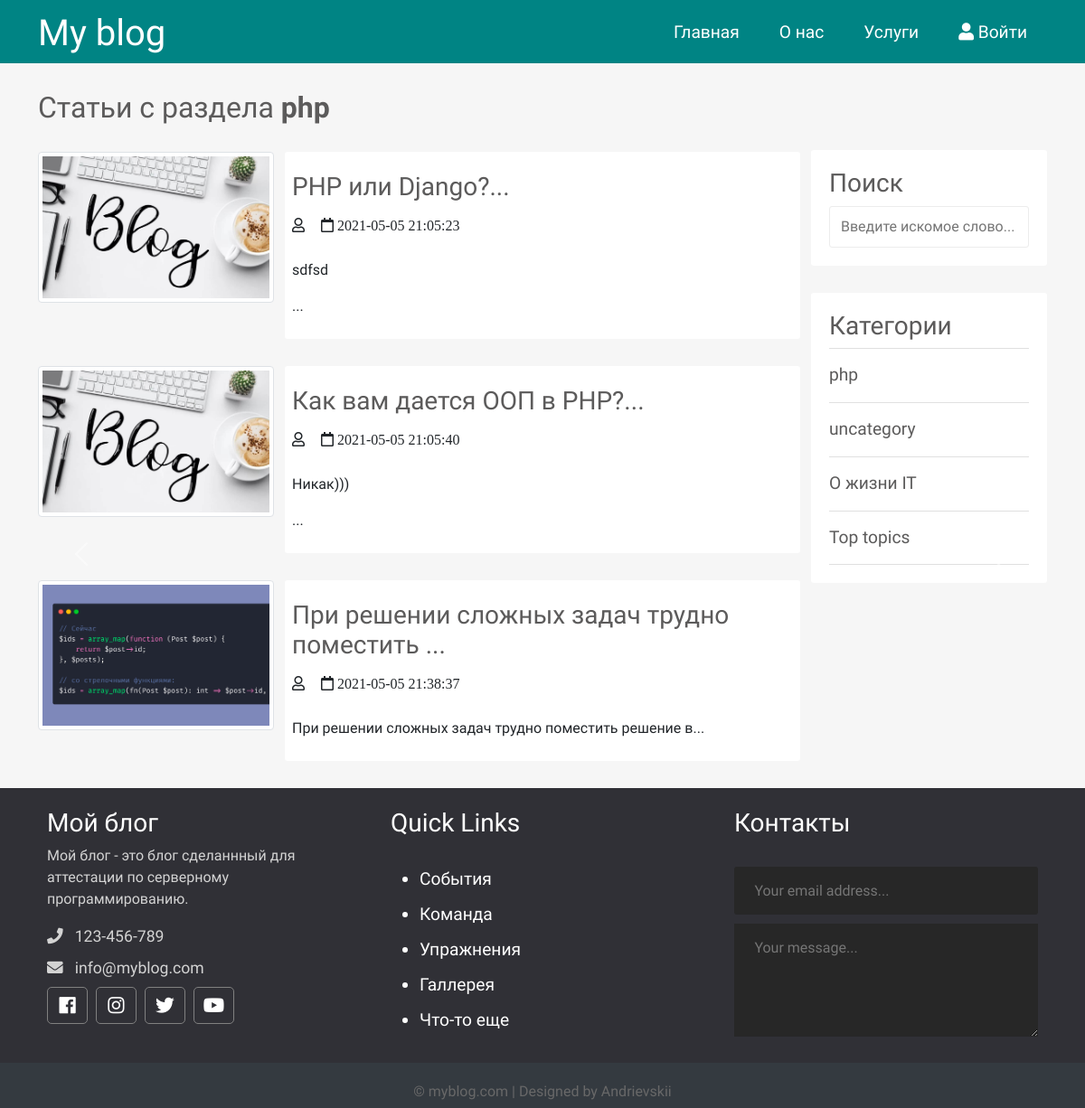
Screenshot of /category.php?id=15 with the database file from the repository.
### tables this page shows
CREATE TABLE `topics` (
  `id` int(12) NOT NULL,
  `name` varchar(121) NOT NULL,
  `description` text NOT NULL
);

CREATE TABLE `posts` (
  `id` int(12) NOT NULL,
  `id_user` int(12) NOT NULL,
  `title` varchar(255) NOT NULL,
  `img` varchar(255) NOT NULL,
  `content` text NOT NULL,
  `status` tinyint(4) NOT NULL,
  `id_topic` int(12) DEFAULT NULL,
  `created_date` datetime NOT NULL DEFAULT CURRENT_TIMESTAMP
);

### app/database/db.php (called while the page is built, shortened)
<?php
require 'connect.php';
function dbCheckError($query){
    $errInfo = $query->errorInfo();
    return true;
}
function selectAll($table, $params = []){
    global $pdo;
    $sql = "SELECT * FROM $table";
    if(!empty($params)){
        $i = 0;
        foreach ($params as $key => $value){
            if ($i === 0){
                $sql = $sql . " WHERE $key=$value";
            }else{
                $sql = $sql . " AND $key=$value";
            }
            $i++;
        }
    }
    $query = $pdo->prepare($sql);
    $query->execute();
    return $query->fetchAll();
}
function selectOne($table, $params = []){
    global $pdo;
    $sql = "SELECT * FROM $table";
    if(!empty($params)){
        $i = 0;
        foreach ($params as $key => $value){
            if ($i === 0){
                $sql = $sql . " WHERE $key=$value";
            }else{
                $sql = $sql . " AND $key=$value";
            }
            $i++;
        }
    }
    $query = $pdo->prepare($sql);
    $query->execute();
    return $query->fetch();
}

### app/controllers/topics.php (called while the page is built, shortened)
<?php
include SITE_ROOT . "/app/database/db.php";
$topics = selectAll('topics');

### category.php (the view, shortened to what this page needs)
<?php
    include "app/controllers/topics.php";
    $posts = selectAll('posts', ['id_topic' => $_GET['id']]);
    $category = selectOne('topics', ['id' => $_GET['id']]);
?>
<!doctype html>
<html lang="en">
<head>
    <link href="https://cdn.jsdelivr.net/npm/bootstrap@5.0.0-beta2/dist/css/bootstrap.min.css" rel="stylesheet">
    <link rel="stylesheet" href="https://use.fontawesome.com/releases/v5.7.2/css/all.css"
>
    <link rel="stylesheet" href="assets/css/style.css">
</head>
<body>
<?php include("app/include/header.php"); ?>
        <button class="carousel-control-prev" type="button" data-bs-target="#carouselExampleCaptions"  data-bs-slide="prev">
            <span class="carousel-control-prev-icon" aria-hidden="true"></span>
        </button>
        <button class="carousel-control-next" type="button" data-bs-target="#carouselExampleCaptions"  data-bs-slide="next">
            <span class="carousel-control-next-icon" aria-hidden="true"></span>
        </button>
<div class="container">
    <div class="content row">
        <div class="main-content col-md-9 col-12">
            <h2>Статьи с раздела <strong><?=$category['name']; ?></strong></h2>
            <?php foreach ($posts as $post): ?>
                <div class="post row">
                    <div class="img col-12 col-md-4">
                        <img src="<?=BASE_URL . 'assets/images/posts/' . $post['img'] ?>" alt="<?=$post['title']?>" class="img-thumbnail">
                    </div>
                    <div class="post_text col-12 col-md-8">
                        <h3>
                            <a href="<?=BASE_URL . 'single.php?post=' . $post['id'];?>"><?=substr($post['title'], 0, 80) . '...'  ?></a>
                        </h3>
                        <i class="far fa-user"> <?=$post['username'];?></i>
                        <i class="far fa-calendar"> <?=$post['created_date'];?></i>
                        <p class="preview-text">
                            <?=mb_substr($post['content'], 0, 55, 'UTF-8'). '...'  ?>
                        </p>
                    </div>
                </div>
            <?php endforeach; ?>
        </div>
        <div class="sidebar col-md-3 col-12">
            <div class="section search">
                <h3>Поиск</h3>
                <form action="search.php" method="post">
                    <input type="text" name="search-term" class="text-input" placeholder="Введите искомое слово...">
                </form>
            </div>
            <div class="section topics">
                <h3>Категории</h3>
                <ul>
                    <?php foreach ($topics as $key => $topic): ?>
                    <li>
                        <a href="<?=BASE_URL . 'category.php?id=' . $topic['id']; ?>"><?=$topic['name']; ?></a>
                    </li>
                    <?php endforeach; ?>
                </ul>
            </div>
        </div>
    </div>
</div>
<?php include("app/include/footer.php"); ?>
</body>
</html>

### assets/css/style.css (style rules this page uses)
* { font-family: 'Comfortaa', cursive; }
html, h1, h2, h3, h4, h5, h6 { color: #5c5b5b; }
body { background: #f6f6f6; }
a { text-decoration: none; color: inherit; }
input { padding: 10px 12px; display: block; width: 100%; border-radius: 3px; border: 1px solid #ececec; line-height: 1.5rem; color: #444444; font-size: 1rem; }
.main-content h2 { margin: 30px 0; }
.main-content .post { margin-bottom: 30px; }
.main-content .post_text { background: #ffffff; padding: 8px; border-radius: 3px; }
.main-content .post_text h3 { margin: 14px 0; }
.main-content .post_text i { margin: 0px 14px 14px 0; }
.search { margin-top: 96px; }
.sidebar .section { background: #ffffff; padding: 20px; border-radius: 3px; margin-bottom: 30px; }
.sidebar .topics ul { margin: 0px; padding: 0px; list-style: none; border-top: 1px solid #e0e0e0; }
.sidebar .topics ul li a { display: block; padding: 15px 0px 15px 0px; border-bottom: 1px solid #e0e0e0; transition: all 0.3s; text-decoration: none; font-weight: 500; color: #5c5b5b; font-size: 1.2em; }

### rows the page displays
topics: name "php"
posts: img (picture), title "PHP или Django?", created_date "2021-05-05 21:05:23", content "sdfsd"
posts: img (picture), title "Как вам дается ООП в PHP?", created_date "2021-05-05 21:05:40", content "Никак)))"
posts: img (picture), title "При решении сложных задач трудно поместить", created_date "2021-05-05 21:38:37", content "При решении сложных задач трудно поместить решение в"
topics: name "uncategory"
topics: name "О жизни IT"
topics: name "Top topics"
